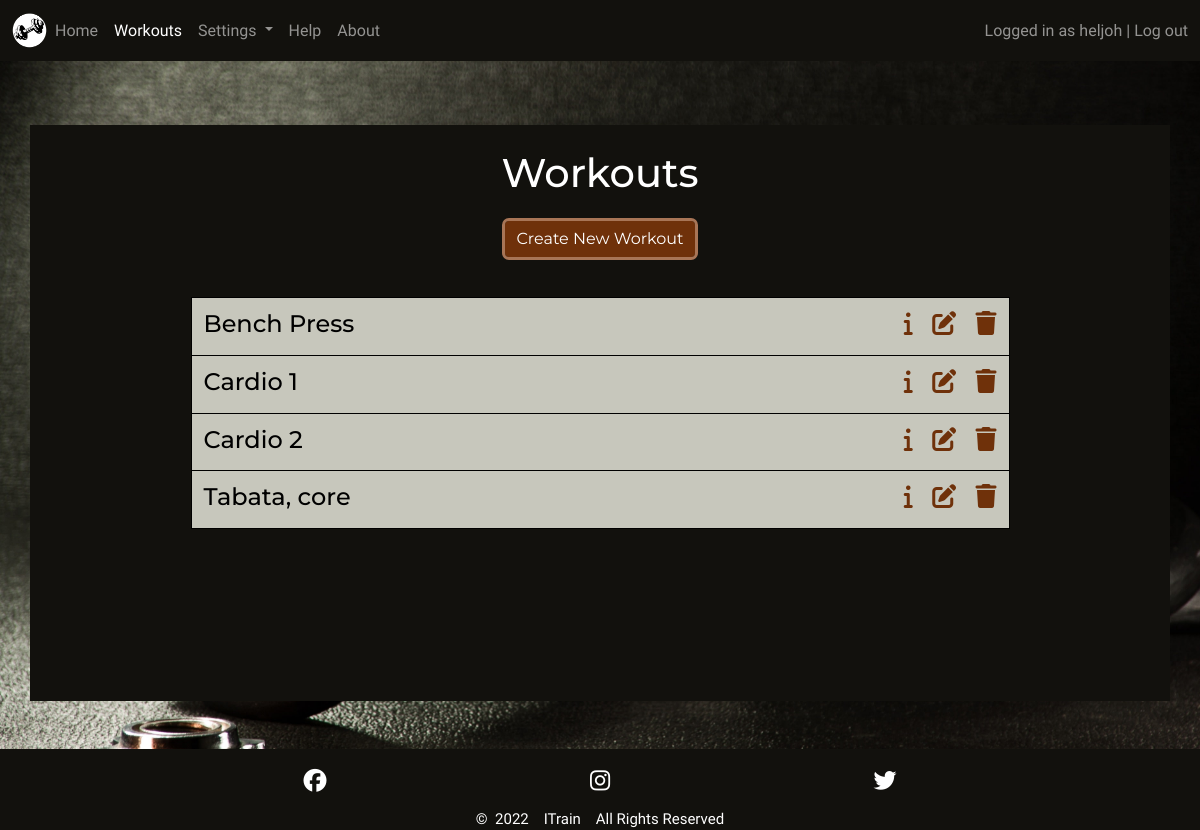
The app's page /workouts/ (signed in), older data.
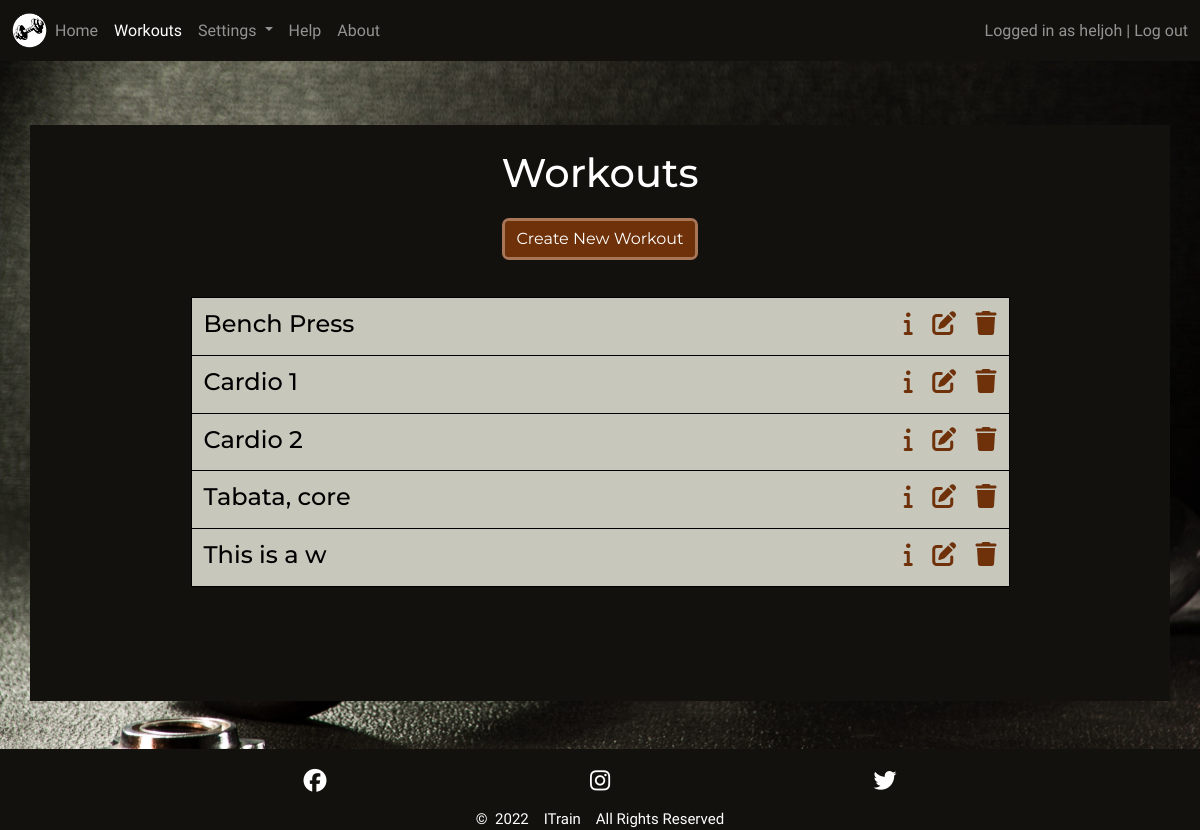
The same page, newer data.
### main/models.py (models this page shows, shortened)
class Workout(models.Model):
    name = models.CharField(max_length=30, null=False, blank=False,)
    created_by = models.ForeignKey(User, on_delete=models.CASCADE)
    description = models.TextField(max_length=200, blank=True)
    class Meta:
        ordering = ['name']

### main/views.py (the view)
# urls.py: path('workouts/', WorkoutList.as_view(), name='workouts'),
class WorkoutList(generic.ListView):
    model = Workout
    template_name = 'main/workouts.html'
    paginate_by = 50
    def get_queryset(self):
        queryset = super().get_queryset()
        filter = [self.request.user.username, "itrainadmin"]
        queryset = queryset.filter(created_by__username__in=filter)
        return queryset

### main/templates/main/workouts.html (shortened to what this page needs)
{% extends 'base.html' %}
{% load static %}
{% block content %}
<div class="jumbotron container p1 p-sm-2 mt-md-3">
  {% if user.is_authenticated %}
  <div class="jumbotron-head justify-content-center text-center mt-3">
    <h1 class="mb-4">Workouts</h1>
    <a href="{% url 'create_workout'%}">
      <button type="button" class="btn btn-primary" aria-label="Create Workout">Create New Workout</button>
    </a>
  </div>
  <div class="container-md content-list-container p-sm-4 mt-3 gy-4 dark-clr">
    <div class="row session-workout content-list row-cols-1">
      {% for workout in workout_list %}
      <div class="col col-sm-6 col-md-9 grid-col2">
        <h4>{{ workout.name }}</h4>
      </div>
      <div class="col col-sm-6 col-md-3 grid-col2 list-icons">
        <h4 class="float-start float-sm-end">
          <a class="med-dark-clr" data-bs-toggle="collapse" href="#collapseWorkout{{ workout.id }}"
            aria-expanded="false" aria-controls="collapseWorkout{{ workout.id }}" aria-label="Workout Info">
            <i class="fa-solid fa-info"></i></a>&nbsp;&nbsp;
          {% if user.username == workout.created_by.username %}
          <a class="med-dark-clr" href="{% url 'edit_workout' workout.id %}" aria-label="Edit Workout">
            <i class="fa-solid fa-edit"></i></a>&nbsp;&nbsp;
          <a class="med-dark-clr" href="#delete-workout-{{ workout.id }}" data-bs-toggle="modal"
            aria-label="Delete Workout">
            <i class="fa-solid fa-trash"></i>
          </a>
          {% endif %}
        </h4>
      </div>
      {% empty %}
      <div class="col grid-col2 pt-3">
        <h4>You have no workouts to show</h4>
      </div>
      {% endfor %}
    </div>
  </div>
  {% endif %}
</div>
{% endblock %}

Row changes from the older to the newer data that the page shows:
added Workout: name "This is a w"
